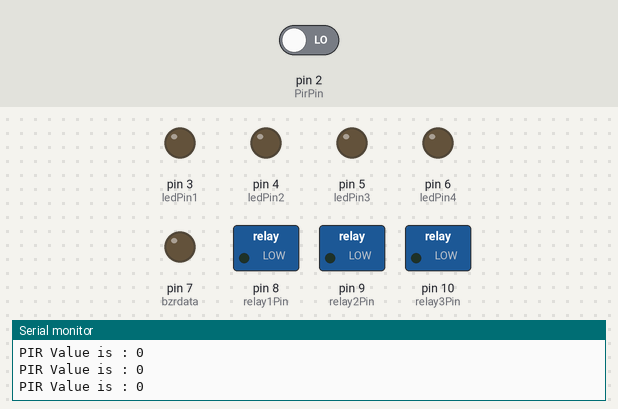
This sketch was run on a simulated Arduino Uno, built with avr-gcc and run on an emulated ATmega328P. On the bench: switched loads named in the sketch (green lamp = pin HIGH), output pins drawn as LEDs (lit = HIGH), the last lines printed to the serial monitor. Inputs (shaded band) come from the test bench; at power-on: pin 2 (PirPin) LOW.

Above: at 1.2 s.
1.3 s: pin 2 (PirPin) driven HIGH
At 2.6 s:
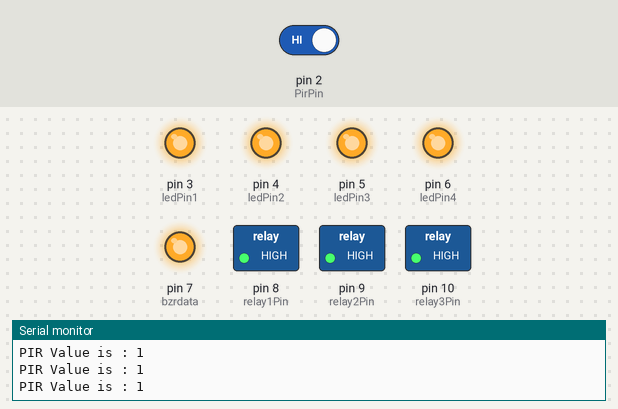
2.9 s: pin 2 (PirPin) driven LOW
At 4.2 s:
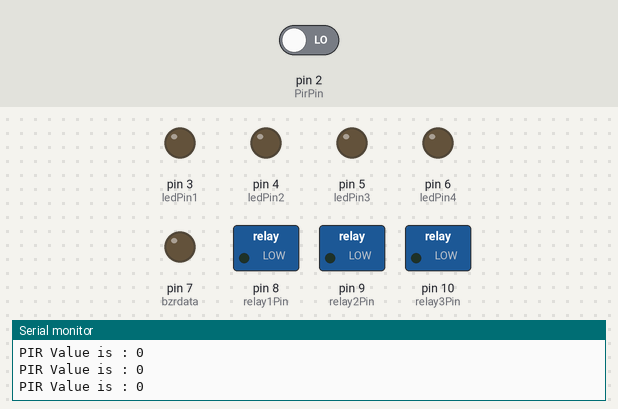
Timing chart, 0 to 5.9 s (numbered marks = the images above; inputs shaded):
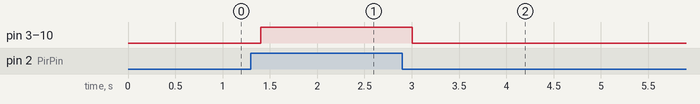

Measured:
- after the input at 1.3 s, pin 3 (ledPin1), pin 4 (ledPin2), pin 5 (ledPin3), pin 6 (ledPin4), pin 7 (bzrdata), pin 8 (relay1Pin), pin 9 (relay2Pin), pin 10 (relay3Pin): LOW → HIGH after 0.10 s
- after the input at 2.9 s, pin 3 (ledPin1), pin 4 (ledPin2), pin 5 (ledPin3), pin 6 (ledPin4), pin 7 (bzrdata), pin 8 (relay1Pin), pin 9 (relay2Pin), pin 10 (relay3Pin): HIGH → LOW after 0.11 s

The sketch:

SmartHome.ino
```cpp
    int PirVal;

    int PirPin = 2;

    int ledPin1 = 3;
    int ledPin2 = 4;
    int ledPin3 = 5;      //1,2,3  ->  4,5,6
    int ledPin4 = 6;

    int bzrdata = 7;

    int relay1Pin = 8;
    int relay2Pin = 9;
    int relay3Pin = 10;

void setup()
{
    // put your setup code here, to run once:
    Serial.begin(9600);
    pinMode(PirPin, INPUT);   // only pir input
    pinMode(ledPin1, OUTPUT);
    pinMode(ledPin2, OUTPUT);
    pinMode(ledPin3, OUTPUT);
    pinMode(ledPin4, OUTPUT);
    pinMode(bzrdata, OUTPUT);
    pinMode(relay1Pin, OUTPUT);
    pinMode(relay2Pin, OUTPUT);
    pinMode(relay3Pin, OUTPUT);
}

void loop()
{
    // put your main code here, to run repeatedly:
    PirVal = digitalRead(PirPin);
    Serial.print("PIR Value is : ");
    Serial.println(PirVal);
    delay(100);

    if (PirVal == 1)
    {
        digitalWrite(ledPin1, HIGH);
        digitalWrite(ledPin2, HIGH);
        digitalWrite(ledPin3, HIGH);
        digitalWrite(ledPin4, HIGH);
        digitalWrite(bzrdata, HIGH);
        digitalWrite(relay1Pin, HIGH);
        digitalWrite(relay2Pin, HIGH);
        digitalWrite(relay3Pin, HIGH);
    }

    else
    {
        digitalWrite(ledPin1, LOW);
        digitalWrite(ledPin2, LOW);
        digitalWrite(ledPin3, LOW);
        digitalWrite(ledPin4, LOW);
        digitalWrite(bzrdata, LOW);
        digitalWrite(relay1Pin, LOW);
        digitalWrite(relay2Pin, LOW);
        digitalWrite(relay3Pin, LOW);
    }
}
```
